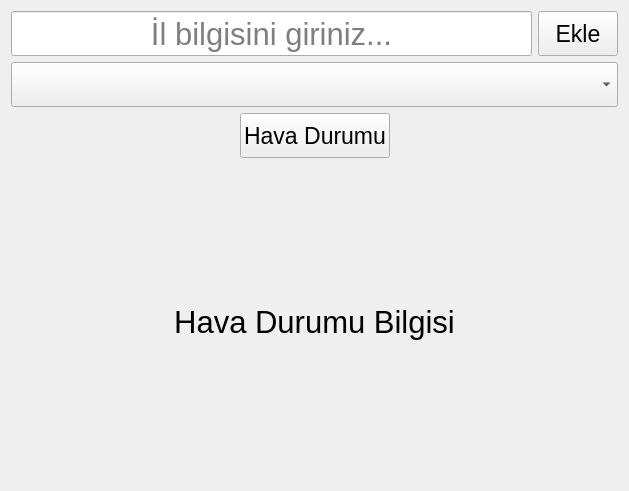
<?xml version="1.0" encoding="UTF-8"?>
<ui version="4.0">
 <class>Form</class>
 <widget class="QWidget" name="Form">
  <property name="geometry">
   <rect>
    <x>0</x>
    <y>0</y>
    <width>629</width>
    <height>491</height>
   </rect>
  </property>
  <property name="windowTitle">
   <string>Form</string>
  </property>
  <layout class="QVBoxLayout" name="verticalLayout" stretch="10,10,10,70">
   <item>
    <layout class="QHBoxLayout" name="horizontalLayout">
     <item>
      <widget class="QLineEdit" name="txt_city_info">
       <property name="sizePolicy">
        <sizepolicy hsizetype="Expanding" vsizetype="Minimum">
         <horstretch>0</horstretch>
         <verstretch>0</verstretch>
        </sizepolicy>
       </property>
       <property name="font">
        <font>
         <pointsize>23</pointsize>
        </font>
       </property>
       <property name="alignment">
        <set>Qt::AlignCenter</set>
       </property>
       <property name="placeholderText">
        <string>İl bilgisini giriniz...</string>
       </property>
      </widget>
     </item>
     <item>
      <widget class="QPushButton" name="btn_add_city">
       <property name="sizePolicy">
        <sizepolicy hsizetype="Minimum" vsizetype="Minimum">
         <horstretch>0</horstretch>
         <verstretch>0</verstretch>
        </sizepolicy>
       </property>
       <property name="font">
        <font>
         <pointsize>17</pointsize>
        </font>
       </property>
       <property name="text">
        <string>Ekle</string>
       </property>
      </widget>
     </item>
    </layout>
   </item>
   <item>
    <widget class="QComboBox" name="city_list_combo_box">
     <property name="sizePolicy">
      <sizepolicy hsizetype="Preferred" vsizetype="Minimum">
       <horstretch>0</horstretch>
       <verstretch>0</verstretch>
      </sizepolicy>
     </property>
     <property name="font">
      <font>
       <pointsize>17</pointsize>
      </font>
     </property>
    </widget>
   </item>
   <item>
    <layout class="QHBoxLayout" name="horizontalLayout_2">
     <item>
      <spacer name="horizontalSpacer">
       <property name="orientation">
        <enum>Qt::Horizontal</enum>
       </property>
       <property name="sizeHint" stdset="0">
        <size>
         <width>40</width>
         <height>20</height>
        </size>
       </property>
      </spacer>
     </item>
     <item>
      <widget class="QPushButton" name="btn_get_weather">
       <property name="sizePolicy">
        <sizepolicy hsizetype="Minimum" vsizetype="Minimum">
         <horstretch>0</horstretch>
         <verstretch>0</verstretch>
        </sizepolicy>
       </property>
       <property name="font">
        <font>
         <pointsize>17</pointsize>
        </font>
       </property>
       <property name="text">
        <string>Hava Durumu</string>
       </property>
      </widget>
     </item>
     <item>
      <spacer name="horizontalSpacer_2">
       <property name="orientation">
        <enum>Qt::Horizontal</enum>
       </property>
       <property name="sizeHint" stdset="0">
        <size>
         <width>40</width>
         <height>20</height>
        </size>
       </property>
      </spacer>
     </item>
    </layout>
   </item>
   <item>
    <widget class="QLabel" name="lbl_weather_info">
     <property name="font">
      <font>
       <pointsize>23</pointsize>
      </font>
     </property>
     <property name="text">
      <string>Hava Durumu Bilgisi</string>
     </property>
     <property name="alignment">
      <set>Qt::AlignCenter</set>
     </property>
    </widget>
   </item>
  </layout>
 </widget>
 <resources/>
 <connections/>
</ui>
